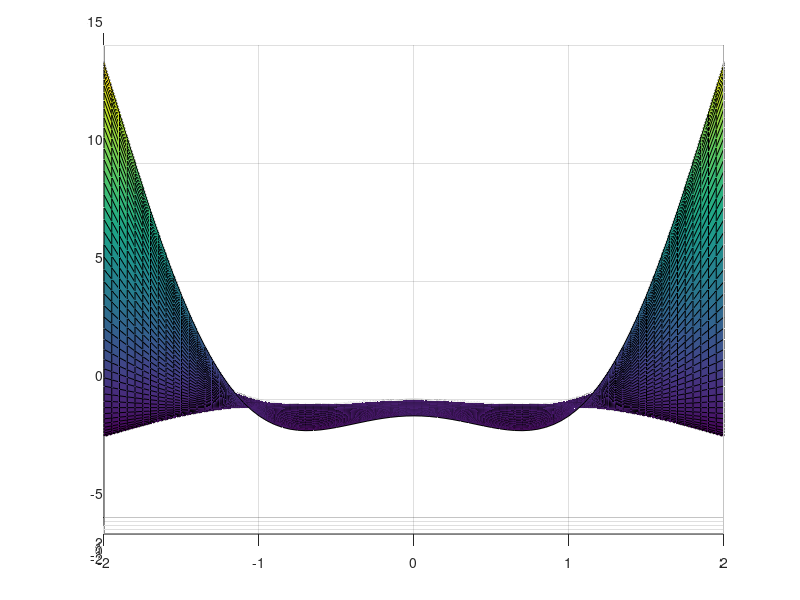

Source code (MATLAB): (Note: this script raises an error after producing the figure.)
%% Задание1
clear; clc;
f = @(x) sin(x) - x.^3 .* cos(x);
quad(f, -4, 0, 1.0e-05)
%% Задание2
clear; clc;
f = @(x) x.^3 + 1;
quad(f, 2, 5)
%% Задание3
clear; clc;
f = @(x, y) exp(-x) .* sin(y);
dblquad(f,-pi,pi,0,3)
integral2(f,-pi,pi,0,3)
%% Задание4
clear; clc;
z = @(x, y) sin(x) .* sin(y) .* (1 - x.^2) .* x .* (1 - y);
 % dblquad(z,-2,2,-2,2)
integral2(z,-2,2,-2,2)
[x,y]=meshgrid(-2:0.05:2);
f = sin(x) .* sin(y) .* (1 - x.^2) .* x .* (1 - y);
surf(x,y,f);
view(0,2);
%% Задание5
clear; clc;
f = @(x,y,z) exp(-x) .* sin(y) .* cos(z);
triplequad(f,-pi,pi,-2*pi,pi,0,2)
integral3(f,-pi,pi,-2*pi,pi,0,2) 
%% Задание6
clear; clc;
f = @(x,y,z) exp(x).*(sin(y).^2)+exp(-x).*(cos(y).^2)+sin(y).*cos(x).*z ;
integral3(f,-2*pi,2*pi,-2*pi,2*pi,-1,1) 
%% Задание7
clear; clc;
f = @(x) 1 ./ x;
quad(f,0,1)
quadl(f,0,1)
quadgk(f,0,1)
%% Задание8
clear; clc;
f = @(x,y,a,b) a * cos(x) .* x.^2 + b * sin(y) .* y.^2;
integral2(@(x,y)f(x,y,20,7), -2,2,-2,2)
%% Задание9
clear; clc;
f = inline('a * x.^2 + x + 1', 'x', 'a');
quad(f, 0, 10, 1.0e-05, 0, 3)
%% Задание10
clear; clc;
figure; grid on; hold on;
fplot(@F, [0, pi])
%% Задание11
clc;
f = @(x) (cos(x - sqrt(2)) .* exp(2 * sin(x)) - 1);
figure; grid on; hold on;
fplot(f, [-2 6]);
quad(f, fzero (f,0), fzero (f,3))
%% Задание12
clear, clc;
figure; hold on; grid on;
f = @(x) sin(x) - x.^2 .* cos(x);
fplot (f, [-5,0])
x1 = fminbnd ('sin(x) - x.^2 .* cos(x)', -4, -3.5)
x2 = fminbnd ('sin(x) - x.^2 .* cos(x)', -1.5, -1)
quad('sin(x) - x.^2 .* cos(x)' , x1, x2)
%% Функция для задания 10
function f = F(y)
f = quadl(@f1, 0, y);
end
function f = f1(x)
f = exp(x).*(sin(x)-cos(x));
end
